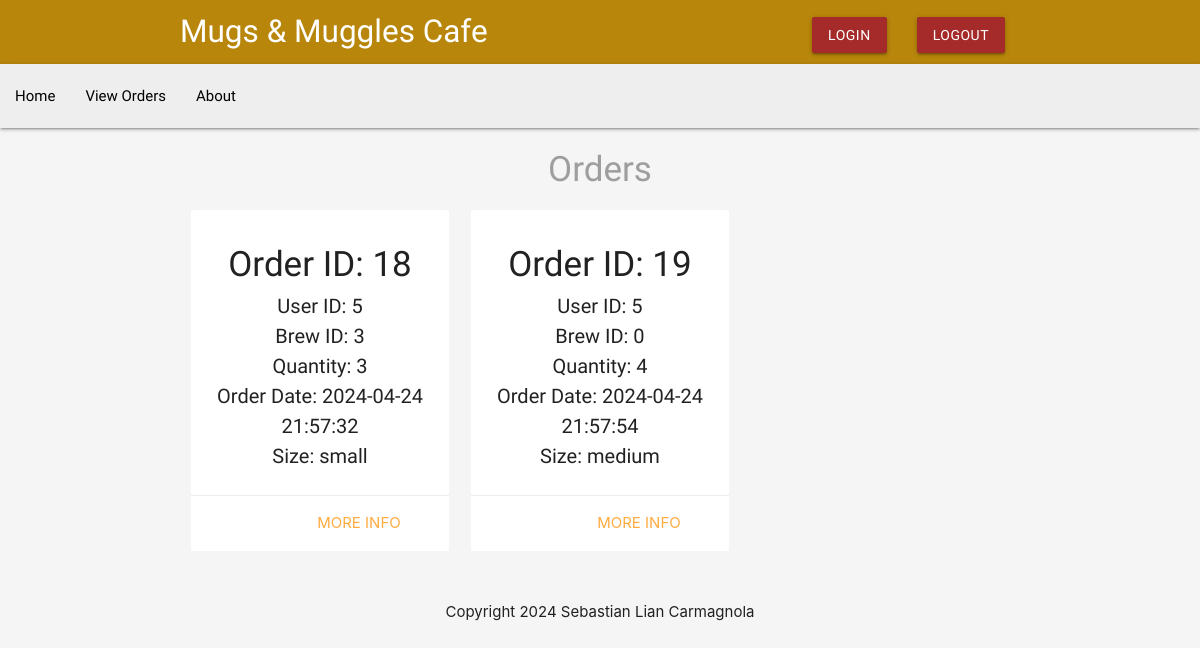
/viewOrders.php (signed in), run on the app's committed database.
### tables this page shows
CREATE TABLE `orders` (
  `order_id` int(10) NOT NULL,
  `user_id` int(10) NOT NULL,
  `brew_id` int(10) NOT NULL,
  `quantity` int(10) NOT NULL,
  `order_date` timestamp NOT NULL DEFAULT current_timestamp() ON UPDATE current_timestamp(),
  `size` varchar(10) NOT NULL
);

### viewOrders.php (the view, shortened to what this page needs)
<?php
    include('connectDB.php');
    $user_id = $_SESSION['id'];
    $sql = "SELECT * FROM orders WHERE user_id = $user_id";
    $result = mysqli_query($link, $sql);
    if ($result && mysqli_num_rows($result) > 0) {
        $orders = mysqli_fetch_all($result, MYSQLI_ASSOC);
    } else {
        $orders = [];
    }
?>
<!DOCTYPE html>
<html lang="en">
    <?php include('header.php') ?>
    <?php include('menu.php') ?>
    <h4 class="center grey-text">Orders</h4>
    <div class="container">
        <div class="row">
            <?php foreach($orders as $order): ?>
                <div class="col s6 m4">
                    <div class="card z-depth-0">
                        <div class="card-content center-align">
                            <h6>Order ID: <?php echo htmlspecialchars($order['order_id']); ?></h6>
                            <p>User ID: <?php echo htmlspecialchars($order['user_id']); ?></p>
                            <p>Brew ID: <?php echo htmlspecialchars($order['brew_id']); ?></p>
                            <p>Quantity: <?php echo htmlspecialchars($order['quantity']); ?></p>
                            <p>Order Date: <?php echo htmlspecialchars($order['order_date']); ?></p>
                            <p>Size: <?php echo htmlspecialchars($order['size']); ?></p>
                        </div>
                        <div class="card-action right-align">
                            <a class="brand-text" href="details.php?order_id=<?php echo $order['order_id']; ?>">More info</a>
                        </div>
                    </div>
                </div>
            <?php endforeach; ?>
        </div>
    </div>
    <?php include('footer.php') ?>
</html>

### header.php (style rules this page uses)
h4, h6 { font-family: 'Dosis', sans-serif; font-size: 35px; }
p { font-family: 'Dosis', sans-serif; font-size: 20px; }

### data on the page
orders: order_id "18", user "5", brew "3", quantity "3", order_date "2024-04-24 21:57:32", size "small"
orders: order_id "19", user "5", brew "0", quantity "4", order_date "2024-04-24 21:57:54", size "medium"
